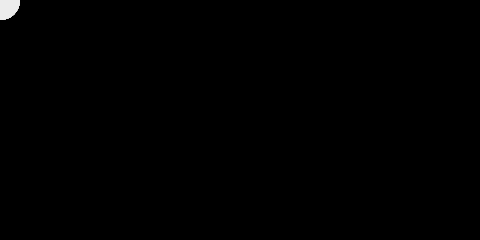
Frame 1 (no input)
Frame 60 (no input): identical to frame 1, image omitted
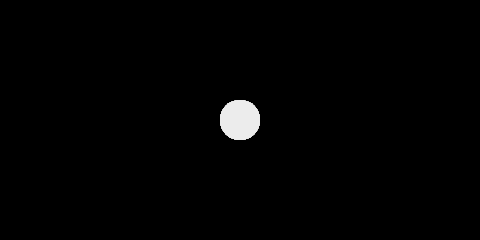
Frame 120 (the mouse pressed at the canvas centre since frame 60)

The p5.js sketch that drew these frames (run headless with seeded random() and noise() and a simulated clock; from frame 60 on, the mouse is pressed at the canvas centre):

// p5.js sketch
// ── sketch.js
var num = 60;
var x = [];
var y = [];

function setup() {
  createCanvas(480, 240);
  noStroke();

  for (let i = 0; i < num; i++) {
    x[i] = 0;
    y[i] = 0;
  }
}

function draw() {
  background(0);
  for (let i = num - 1; i > 0; i--) {
    x[i] = x[i-1];
    y[i] = y[i-1];
  }

  x[0] = mouseX;
  y[0] = mouseY;

  for (let i = 0; i < num; i++) {
    fill(i*4);
    ellipse(x[i], y[i], 40, 40);
  }
}
